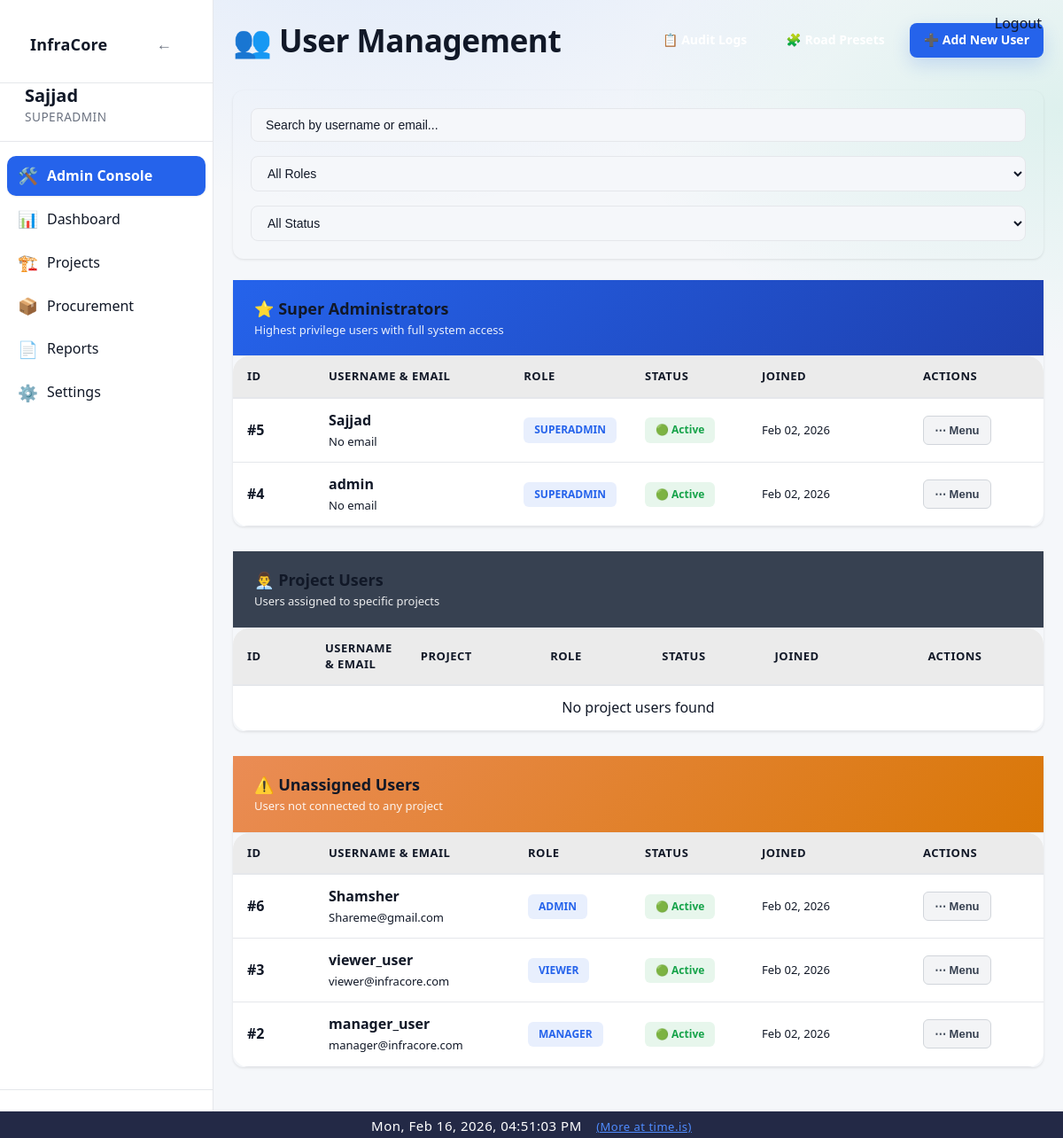
Page /admin/users (signed in) on the earlier database version.
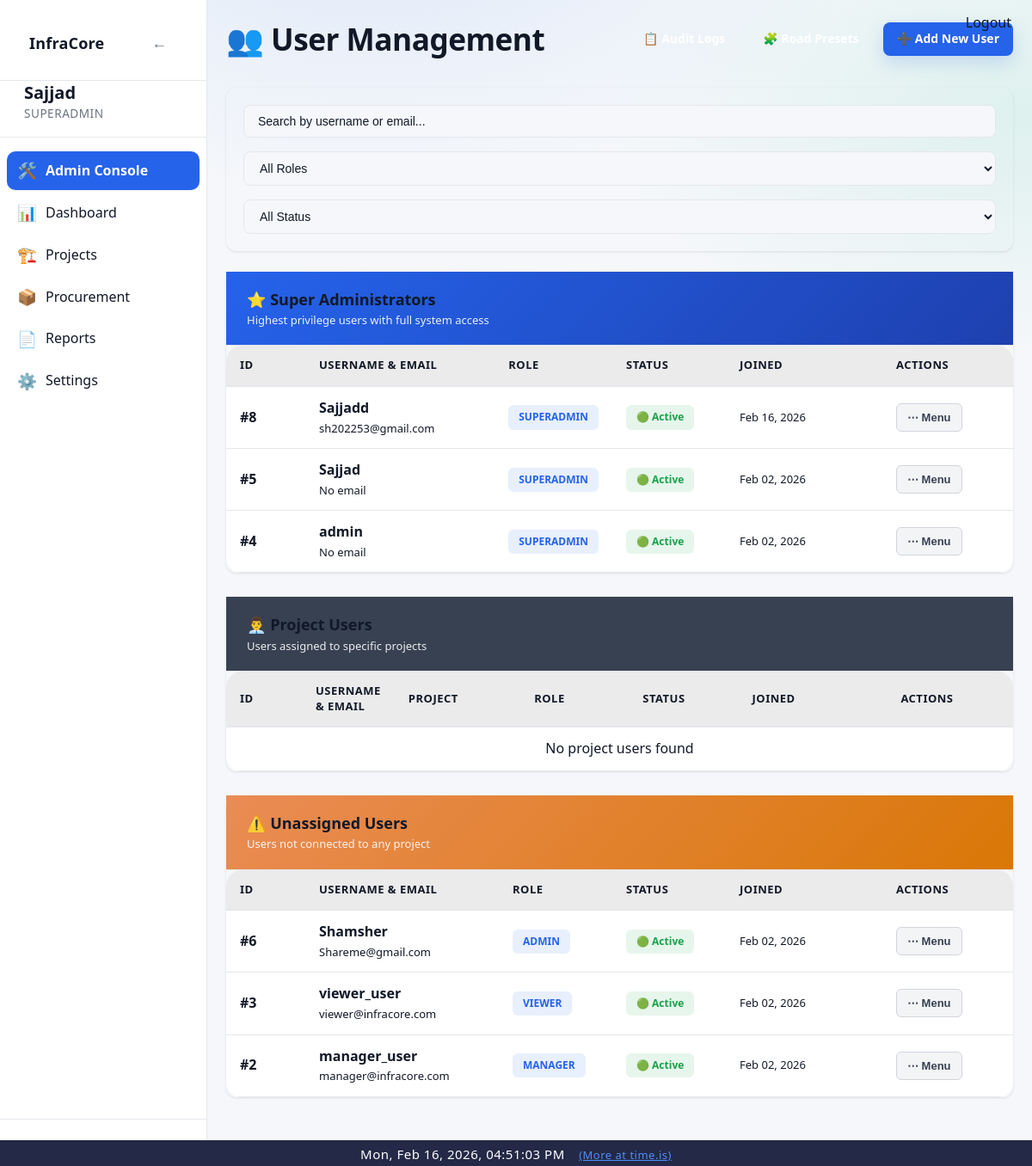
Same page on the later database version.
### app/models/user.py (models this page shows)
class User(Base):
    __tablename__ = "users"
    id = Column(Integer, primary_key=True, index=True)
    username = Column(String, unique=True, index=True, nullable=False)
    password_hash = Column(String, nullable=False)
    email = Column(String(255), unique=True, index=True, nullable=True)
    role = Column(String, default="user")
    is_active = Column(Boolean, default=True, nullable=False)
    created_at = Column(DateTime, default=datetime.utcnow, nullable=False)
    updated_at = Column(
        DateTime,
        default=datetime.utcnow,
        onupdate=datetime.utcnow,
        nullable=False
    )

### app/routes/admin.py (the view)
@router.get("/users", response_class=HTMLResponse)
def users_list(request: Request, db: Session = Depends(get_db)):
    admin = admin_guard(request)
    if not admin:
        return RedirectResponse("/dashboard", status_code=302)
    superadmins = (
        db.query(User)
        .filter(User.role == "superadmin")
        .order_by(User.id.desc())
        .all()
    )
    assigned_ids = {
        r[0]
        for r in (
            db.query(ProjectUser.user_id)
            .filter(ProjectUser.user_id.isnot(None))
            .distinct()
            .all()
        )
        if r and r[0] is not None
    }
    assigned_ids |= {
        r[0]
        for r in (
            db.query(Project.created_by)
            .filter(Project.created_by.isnot(None))
            .distinct()
            .all()
        )
        if r and r[0] is not None
    }
    base_users = db.query(User).filter(User.role != "superadmin")
    project_users = (
        base_users.filter(User.id.in_(assigned_ids)).order_by(User.id.desc()).all()
        if assigned_ids
        else []
    )
    unassigned_users = (
        base_users.filter(~User.id.in_(assigned_ids)).order_by(User.id.desc()).all()
        if assigned_ids
        else base_users.order_by(User.id.desc()).all()
    )
    projects = []
    if admin["role"] == "superadmin":
        all_projects = db.query(Project).order_by(Project.name.asc()).all()
        print("[DEBUG] All projects:", [(p.id, p.name) for p in all_projects])
        for project in all_projects:
            project_user_links = db.query(ProjectUser).filter(ProjectUser.project_id == project.id).all()
            users = []
            for pu in project_user_links:
                user_obj = db.query(User).filter(User.id == pu.user_id).first()
                if user_obj:
                    users.append(user_obj)
            print(f"[DEBUG] Project {project.id} ({project.name}) users:", [u.username for u in users])
            projects.append({"id": project.id, "name": project.name, "users": users})
        html = templates.get_template("admin/users_list.html").render(
            request=request,
            title="User Management",
            superadmins=superadmins,
            projects=projects,
            unassigned_users=unassigned_users,
            user=admin,
        )
    else:
        project_users_with_name = []
        for u in project_users:
            pu = db.query(ProjectUser).filter(ProjectUser.user_id == u.id).first()
            pname = db.query(Project.name).filter(Project.id == pu.project_id).scalar() if pu else ""
            u.project_name = pname
            project_users_with_name.append(u)
        html = templates.get_template("admin/users_list.html").render(
            request=request,
            title="User Management",
            superadmins=superadmins,
            project_users=project_users_with_name,
            unassigned_users=unassigned_users,
            user=admin,
        )
    return HTMLResponse(content=html)

### app/templates/admin/users_list.html (shortened to what the changed rows need)
{% extends "base.html" %}
{% block content %}
<div class="users-container">
    <div class="page-header">
        <h1 class="page-title">👥 User Management</h1>
    </div>
    <div class="users-section">
        <div class="section-header">
            <h2 class="section-title">⭐ Super Administrators</h2>
        </div>
        <div class="table-container">
            <table class="table" id="superAdminsTable">
                <thead>
                    <tr>
                        <th style="width: 60px;">ID</th>
                        <th style="flex: 1;">Username & Email</th>
                        <th style="width: 100px;">Role</th>
                        <th style="width: 100px;">Status</th>
                        <th style="width: 150px;">Joined</th>
                        <th style="width: 120px;">Actions</th>
                    </tr>
                </thead>
                <tbody>
                    {% if superadmins and superadmins|length > 0 %}
                        {% for u in superadmins %}
                            <tr data-user-role="{{ u.role }}" data-user-status="{% if u.is_active %}active{% else %}disabled{% endif %}">
                                <td><strong>#{{ u.id }}</strong></td>
                                <td>
                                    <div class="user-cell">
                                        <div class="user-name">{{ u.username }}</div>
                                        <div class="user-email">{{ u.email or 'No email' }}</div>
                                    </div>
                                </td>
                                <td><span class="badge badge-info">{{ u.role | upper }}</span></td>
                                <td>
                                    {% if u.is_active %}
                                        <span class="badge badge-success">🟢 Active</span>
                                    {% else %}
                                        <span class="badge badge-danger">🔴 Disabled</span>
                                    {% endif %}
                                </td>
                                <td style="font-size: 13px; color: var(--text-secondary);">
                                    {{ u.created_at.strftime('%b %d, %Y') if u.created_at else 'N/A' }}
                                </td>
                                <td>
                                    <div class="action-dropdown">
                                        <button class="action-btn">⋯ Menu</button>
                                    </div>
                                </td>
                            </tr>
                        {% endfor %}
                    {% else %}
                        <tr>
                            <td colspan="6" class="table-empty">No super administrators found</td>
                        </tr>
                    {% endif %}
                </tbody>
            </table>
        </div>
    </div>
    <div class="users-section">
        <div class="section-header secondary">
            <h2 class="section-title">👨‍💼 Project Users</h2>
        </div>
        <div class="table-container">
            <table class="table" id="projectUsersTable">
                <thead>
                    <tr>
                        <th style="width: 60px;">ID</th>
                        <th style="flex: 1;">Username & Email</th>
                        <th style="width: 120px;">Project</th>
                        <th style="width: 100px;">Role</th>
                        <th style="width: 100px;">Status</th>
                        <th style="width: 150px;">Joined</th>
                        <th style="width: 120px;">Actions</th>
                    </tr>
                </thead>
            </table>
        </div>
    </div>
    <div class="users-section">
        <div class="section-header warning">
            <h2 class="section-title">⚠️ Unassigned Users</h2>
        </div>
        <div class="table-container">
            <table class="table" id="unassignedUsersTable">
                <thead>
                    <tr>
                        <th style="width: 60px;">ID</th>
                        <th style="flex: 1;">Username & Email</th>
                        <th style="width: 100px;">Role</th>
                        <th style="width: 100px;">Status</th>
                        <th style="width: 150px;">Joined</th>
                        <th style="width: 120px;">Actions</th>
                    </tr>
                </thead>
                <tbody>
                    {% if unassigned_users and unassigned_users|length > 0 %}
                        {% for u in unassigned_users %}
                            <tr data-user-role="{{ u.role }}" data-user-status="{% if u.is_active %}active{% else %}disabled{% endif %}">
                                <td><strong>#{{ u.id }}</strong></td>
                                <td>
                                    <div class="user-cell">
                                        <div class="user-name">{{ u.username }}</div>
                                        <div class="user-email">{{ u.email or 'No email' }}</div>
                                    </div>
                                </td>
                                <td><span class="badge badge-info">{{ u.role | upper }}</span></td>
                                <td>
                                    {% if u.is_active %}
                                        <span class="badge badge-success">🟢 Active</span>
                                    {% else %}
                                        <span class="badge badge-danger">🔴 Disabled</span>
                                    {% endif %}
                                </td>
                                <td style="font-size: 13px; color: var(--text-secondary);">
                                    {{ u.created_at.strftime('%b %d, %Y') if u.created_at else 'N/A' }}
                                </td>
                                <td>
                                    <div class="action-dropdown">
                                        <button class="action-btn">⋯ Menu</button>
                                    </div>
                                </td>
                            </tr>
                        {% endfor %}
                    {% else %}
                        <tr>
                            <td colspan="6" class="table-empty">No unassigned users found</td>
                        </tr>
                    {% endif %}
                </tbody>
            </table>
        </div>
    </div>
</div>
{% endblock %}

### app/templates/base.html (shortened to what this page needs)
<!DOCTYPE html>
<html lang="en">
<head>
    <link rel="stylesheet" href="/static/css/style.css">
    <link rel="stylesheet" href="/static/css/ui_v2.css">
</head>
<body>
<div class="layout">
    <aside class="sidebar" id="sidebar">
        <div class="sidebar-header">
            <div class="sidebar-header-row">
                <h2 class="sidebar-title">InfraCore</h2>
                <button id="sidebarHideBtn" class="sidebar-toggle-btn" aria-label="Hide sidebar">←</button>
            </div>
        </div>
        {% if user is defined and user is not none %}
        <div class="sidebar-user">
            <strong class="sidebar-username">{{ user["username"] }}</strong>
            <span class="sidebar-role">
                {% if user["role"] == "superadmin" %}
                    SUPERADMIN
                {% else %}
                    {{ user["role"] | upper }}
                {% endif %}
            </span>
        </div>
        <nav class="sidebar-nav">
            {% if user["role"] == "superadmin" %}
                <a href="/admin/users" class="{% if request.url.path.startswith('/admin') %}active{% endif %}"><span class="icon">🛠️</span>Admin Console</a>
                <a href="/dashboard" class="{% if request.url.path == '/dashboard' %}active{% endif %}"><span class="icon">📊</span>Dashboard</a>
                <a href="/projects" class="{% if request.url.path.startswith('/projects') %}active{% endif %}"><span class="icon">🏗️</span>Projects</a>
                <a href="/procurement" class="{% if request.url.path.startswith('/procurement') %}active{% endif %}"><span class="icon">📦</span>Procurement</a>
                <a href="/reports" class="{% if request.url.path.startswith('/reports') %}active{% endif %}"><span class="icon">📄</span>Reports</a>
                <a href="/settings" class="{% if request.url.path == '/settings' %}active{% endif %}"><span class="icon">⚙️</span>Settings</a>
            {% else %}
                <a href="/dashboard" class="{% if request.url.path == '/dashboard' %}active{% endif %}"><span class="icon">📊</span>Dashboard</a>
            {% endif %}
        </nav>
        <div class="sidebar-footer"></div>
        {% endif %}
    </aside>
        <a href="/logout" class="logout-top-btn" style="position:fixed;top:16px;right:24px;z-index:4000;">Logout</a>
    <main class="main">
        <div class="container">
            {% block content %}{% endblock %}
        </div>
    </main>
</div>
</body>
</html>
<div style="width:100%;background:#232946;color:#fff;text-align:center;padding:6px 0 4px 0;font-size:15px;letter-spacing:0.5px;z-index:2001;position:relative;">
    <span id="realtime-clock"></span>
    <a href="https://time.is/" target="_blank" style="color:#4f8cff;text-decoration:underline;margin-left:12px;font-size:13px;">(More at time.is)</a>
</div>

Differences in the rows shown:
added User: id "8", username "Sajjadd", email "sh202253@gmail.com", role "SUPERADMIN", is_active "🟢 Active", created_at "Feb 16, 2026", shown under "⭐ Super Administrators"
